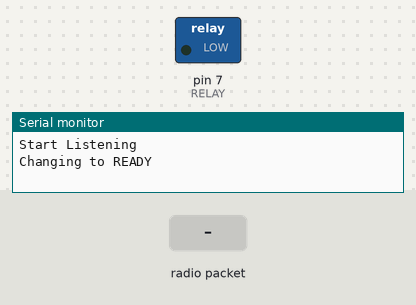
Bench run of a sketch on a simulated Arduino Uno, built with avr-gcc and run on an emulated ATmega328P. Shown: switched loads named in the sketch (green lamp = pin HIGH), the last lines printed to the serial monitor. The test bench sets the inputs (shaded band). No radio packets arrive unless stated.

Above: at 1.2 s.
1.3 s: radio packet "C" arrives
At 1.5 s:
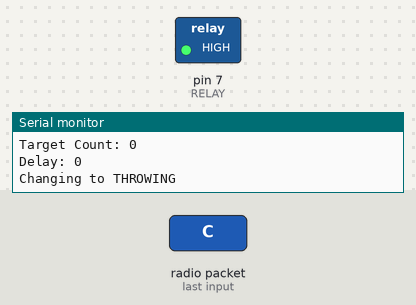
3.2 s: radio packet "E" arrives
At 4.2 s:
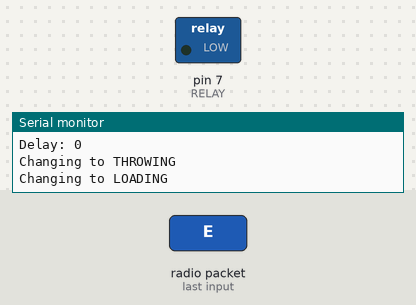
5.0 s: radio packet "!" arrives
At 5.98 s:
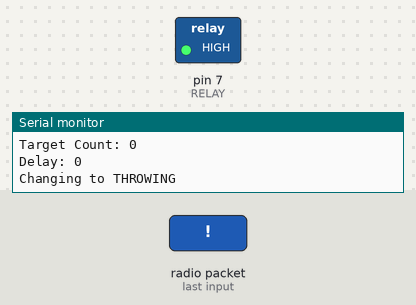
Timing chart, 0 to 8.0 s (numbered marks = the images above; inputs shaded):
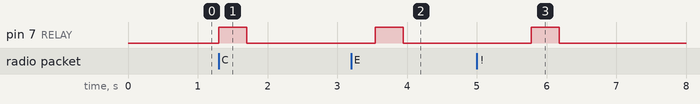

The sketch:

ES_Receiver.ino
```cpp
#include <SPI.h>          // SPI Protocol
#include <nRF24L01.h>     // Radio Class
#include <RF24.h>         // Radio Class
#include <TimerOne.h>     // Timer Class

#define RELAY 7           // relay output pin
#define TIMER_DELAY 10    // timer delay of 10 millisec
#define CE 8
#define CSN 9
#define INTERRUPT_INTERVAL 200000   //20ms

//////////////////////////////////////////////////////////////////////////////////////
// Global Variables
//////////////////////////////////////////////////////////////////////////////////////
enum STATE {INIT, READY, THROWING, LOADING, WAITING};
enum STATE myState;
char command[10] = "";                            // Radio message buffer
String strCommand;                                // String to store command from command[]
const uint64_t PIPE = 0x01;                       // Pipe address
RF24 radio(CE, CSN);                              // set up radio config
const char* T_NAME = "TARGET ONE";                // Target name - will transmit upon initialization
static byte count;                                // used in the ISR to count the number of XXms interrupts that have occured
const byte THROW_WAIT = 2;                        //time in 20ms increments it takes to throw a pigeion
const byte LOAD_WAIT = 9;                         //time in 20ms increments it takes for the thrower to reload
int targetCount, delayCount;                      //tracks the number of pigeons to throw
bool relayFired;                                  //indicates whether the relay has been activated yet


//////////////////////////////////////////////////////////////////////////////////////
// Function Prototypes
//////////////////////////////////////////////////////////////////////////////////////
void setupHardware(void);
void setupRadio(void);
void setupTimer(void);
bool checkRadio(void);

//////////////////////////////////////////////////////////////////////////////////////
// setup() Program execution begins here
//////////////////////////////////////////////////////////////////////////////////////
void setup()
{
  setupHardware();
  setupRadio();
  setupTimer();
  enum STATE myState = INIT;
}

//////////////////////////////////////////////////////////////////////////////////////
// loop() Infintie loop of exectuion - executes following setup()
//////////////////////////////////////////////////////////////////////////////////////
 void loop()
{

  switch (myState){
    case INIT:
      Serial.println("Changing to READY");
      relayFired = false;
      myState = READY;
      break;

    case READY:
      //Serial.println("READY");
      if (checkRadio()){
        processCommand();
        myState = THROWING;                             //change STATE
        Serial.println("Changing to THROWING");
        Timer1.restart();                               //Reset the interrupt timer
        count = 0;                                      //Reset the counter
      }
      break;

    case THROWING:
      //Serial.println("THROWING");
      if (!relayFired){                                 //Executes the first time in the STATE
         digitalWrite(RELAY, HIGH);                     //TURN PIN ON FOR 1 SECOND
         targetCount--;                                 //Decrement the number of targets to throw
         relayFired = true;
      }
      if (count >= THROW_WAIT){
        digitalWrite(RELAY, LOW);               //TURN PIN OFF
        myState = LOADING;                      //change STATE
        Serial.println("Changing to LOADING");
        Timer1.restart();                               //Reset the interrupt timer
        count = 0;                                      //Reset the counter
      }
      break;

    case LOADING:
      if (count >= LOAD_WAIT){
        relayFired = false;
        myState = WAITING;
        Serial.println("Changing to WAITING");
        Timer1.restart();                               //Reset the interrupt timer
        count = 0;                                      //Reset the counter
      }
      break;

    case WAITING:
      if (targetCount > 0){
        if(count >= delayCount){
          myState = THROWING;
          Serial.println("Changing to THROWING");
          Timer1.restart();                               //Reset the interrupt timer
          count = 0;                                      //Reset the counter
        }
      }
      else{
        myState = READY;
        Serial.println("Changing to READY");
      }
      break;
  }
}

//////////////////////////////////////////////////////////////////////////////////////
// processCommand(): Parses a recieved command and sets targetCount variables
//////////////////////////////////////////////////////////////////////////////////////
void processCommand(){
  uint32_t targetStart, targetEnd, delayEnd;
  targetStart = strCommand.indexOf("C");                      //Extract command from request
  targetEnd = strCommand.indexOf("E");
  delayEnd = strCommand.indexOf("!");
  targetCount = strCommand.substring(targetStart+1, targetEnd).toInt();
  delayCount = (strCommand.substring(targetEnd+1, delayEnd).toInt())*(1000000/INTERRUPT_INTERVAL);
  Serial.print("Target Count: ");
  Serial.println(targetCount);
  Serial.print("Delay: ");
  Serial.println(delayCount);
}

//////////////////////////////////////////////////////////////////////////////////////
// interrupt_SR(): Executes every 20ms (configured in the setupTimer() function
//////////////////////////////////////////////////////////////////////////////////////
void interrupt_SR(){
  count++;
  //Serial.println(count);
}

//////////////////////////////////////////////////////////////////////////////////////
// checkRadio: Checks if there is data to be read in the radio buffer.
// return: bool - True if there was a command to read / false if nothing to read.
//////////////////////////////////////////////////////////////////////////////////////
bool checkRadio(){
  if (radio.available()){                               //If there is data available to read
    radio.read(&command, sizeof(command));              //read data and store in command buffer
    String c(command);                                  //save char[] as string
    strCommand = c;
    Serial.println("Check Radio: " + strCommand);
    return true;
  }
  return false;
}

//////////////////////////////////////////////////////////////////////////////////////
// setupRadio: Setup the RF24 power, datarate, channel and pipe
//////////////////////////////////////////////////////////////////////////////////////
void setupRadio(){
  radio.begin();                    // Turn on radio
  radio.setPALevel(RF24_PA_LOW);    // Set power level RF24_PA_MIN, RF24_PA_LOW, RF24_PA_HIGH and RF24_PA_MAX
  radio.setDataRate(RF24_250KBPS);  // Set data rate
  radio.setChannel(124);            // Set channel
  radio.openReadingPipe(1, PIPE);   // Open pipe
  radio.startListening();           // Start listening
  Serial.println("Start Listening");
}

//////////////////////////////////////////////////////////////////////////////////////
// setupRadio: Setup the RF24 power, datarate, channel and pipe
//////////////////////////////////////////////////////////////////////////////////////
void setupHardware(){
  Serial.begin(9600);
  pinMode(RELAY, OUTPUT);                     // relay control
  digitalWrite(RELAY, LOW);                   // start relay OFF ->(NC)is ON
}

//////////////////////////////////////////////////////////////////////////////////////
// setupTimer: Setup Timer1 (hardware timer) and associate an interrup_SR() that executes every overflow
//////////////////////////////////////////////////////////////////////////////////////
void setupTimer(void){
  Timer1.initialize(INTERRUPT_INTERVAL);                    //Setup timer for a 20ms interval
  Timer1.attachInterrupt(interrupt_SR);         //isrHandler() will be called ever 20ms
}
```

Measured:
- after the input at 1.3 s, pin 7 (RELAY): LOW → HIGH at once, → LOW 0.40 s later
- after the input at 3.2 s, pin 7 (RELAY): LOW → HIGH after 0.34 s, → LOW 0.40 s later
- after the input at 5.0 s, pin 7 (RELAY): LOW → HIGH after 0.78 s, → LOW 0.40 s later
